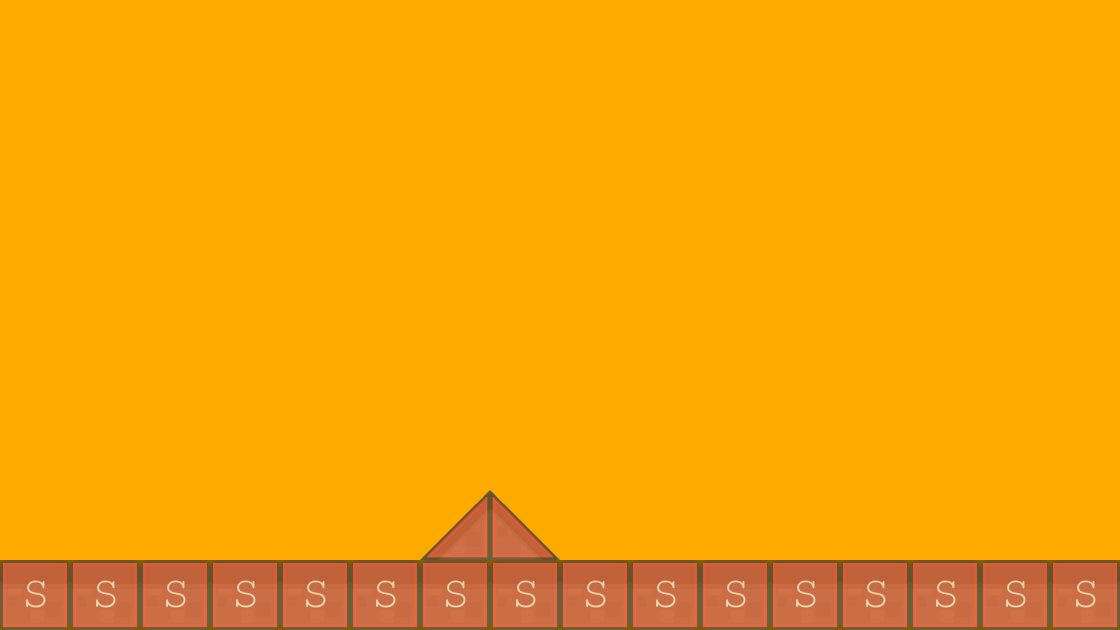

Tiled map render using the project's own tile images. Description and the map definition, with tile-layer contents summarised, below:
An orthogonal 16x9 tile map with 70x70 px tiles, 2 tile layers (background1, collision), 2 tilesets and 2 objects (EnemyBase, PlayerBase).

<map version="1.0" orientation="orthogonal" renderorder="right-down" width="16" height="9" tilewidth="70" tileheight="70" backgroundcolor="#ffaa00">
 <tileset firstgid="1" name="background-tiles" tilewidth="70" tileheight="70">
  <image source="../img/background-tiles.png" width="910" height="910" />
 </tileset>
 <tileset firstgid="170" name="meta-tiles" tilewidth="70" tileheight="70">
  <image source="../img/meta-tiles.png" width="350" height="70" />
  <tile id="1">
   <properties>
    <property name="type" value="lslope" />
   </properties>
  </tile>
  <tile id="3">
   <properties>
    <property name="type" value="rslope" />
   </properties>
  </tile>
  <tile id="4">
   <properties>
    <property name="type" value="solid" />
   </properties>
  </tile>
 </tileset>
 <layer name="background1" width="16" height="9" opacity="0.55">
  <properties>
   <property name="type" value="slope" />
  </properties>
  <data>[144 cells, 18 non-empty, 3 distinct tile ids]</data>
 </layer>
 <layer name="collision" width="16" height="9" opacity="0.48">
  <data>[144 cells, 18 non-empty, 3 distinct tile ids]</data>
 </layer>
 <objectgroup name="BaseEntities">
  <object name="EnemyBase" x="980" y="420" width="68" height="138" />
  <object name="PlayerBase" x="138" y="418" width="70" height="142">
   <properties>
    <property name="EnemyBase" value="" />
    <property name="PlayerBase" value="" />
   </properties>
  </object>
 </objectgroup>
</map>
